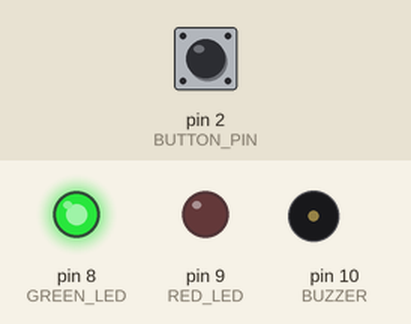
The sketch below on a simulated Arduino Nano, built with avr-gcc and run on an emulated ATmega328P. Shown: output pins drawn as LEDs (lit = HIGH), buzzer (waves = sounding, pin HIGH). Inputs (shaded band) come from the test bench; at power-on: pin 2 (BUTTON_PIN) HIGH.

Above: at 1.2 s.
1.3 s: pin 2 (BUTTON_PIN) pulled LOW for 0.15 s
At 1.37 s:
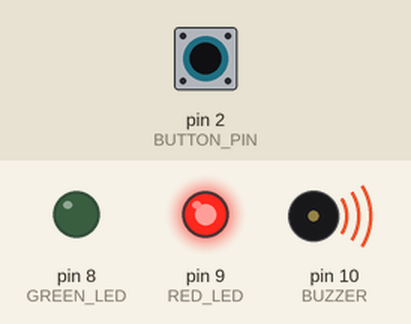
2.9 s: pin 2 (BUTTON_PIN) pulled LOW for 3.2 s
At 7.4 s:
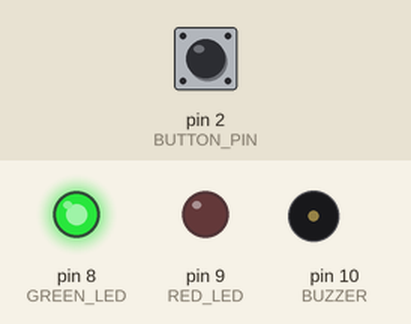
Timing chart, 0 to 8.9 s (numbered marks = the images above; inputs shaded):
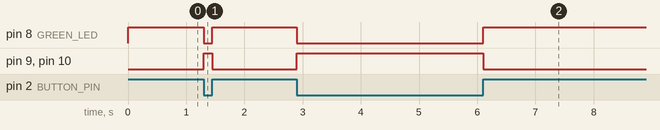

The sketch:

sketch.ino
```cpp
// Pin definitions
const int BUTTON_PIN = 2;
const int GREEN_LED = 8;
const int RED_LED = 9;
const int BUZZER = 10;

void setup()
{
  // Configure pins
  pinMode(BUTTON_PIN, INPUT_PULLUP);

  pinMode(GREEN_LED, OUTPUT);
  pinMode(RED_LED, OUTPUT);
  pinMode(BUZZER, OUTPUT);

  // Initial state = NORMAL
  digitalWrite(GREEN_LED, HIGH);
  digitalWrite(RED_LED, LOW);
  digitalWrite(BUZZER, LOW);
}

void loop()
{
  // Read the button
  int buttonState = digitalRead(BUTTON_PIN);

  // Button pressed = FAULT
  if (buttonState == LOW)
  {
    digitalWrite(GREEN_LED, LOW);
    digitalWrite(RED_LED, HIGH);
    digitalWrite(BUZZER, HIGH);
  }
  else
  {
    // NORMAL condition
    digitalWrite(GREEN_LED, HIGH);
    digitalWrite(RED_LED, LOW);
    digitalWrite(BUZZER, LOW);
  }
}
```

Measured:
- after the input at 1.3 s, pin 8 (GREEN_LED): HIGH → LOW at once, → HIGH 0.15 s later; pin 9 (RED_LED), pin 10 (BUZZER): LOW → HIGH at once, → LOW 0.15 s later
- after the input at 2.9 s, pin 8 (GREEN_LED): HIGH → LOW at once, → HIGH 3.2 s later; pin 9 (RED_LED), pin 10 (BUZZER): LOW → HIGH at once, → LOW 3.2 s later
